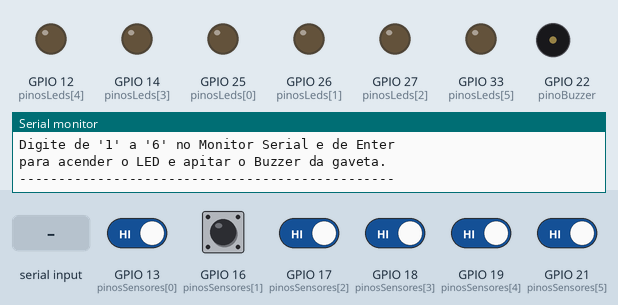
Simulated run of this sketch. Board: ESP32. Parts: output pins drawn as LEDs (lit = HIGH), buzzer (waves = sounding), the last lines printed to the serial monitor. The inputs (shaded band) are chosen by the test bench; at power-on: GPIO 13 (pinosSensores[0]), GPIO 16 (pinosSensores[1]), GPIO 17 (pinosSensores[2]), GPIO 18 (pinosSensores[3]), GPIO 19 (pinosSensores[4]), GPIO 21 (pinosSensores[5]) HIGH.

Above: at 1.2 s.
1.3 s: "1" received over Serial
At 1.7 s:
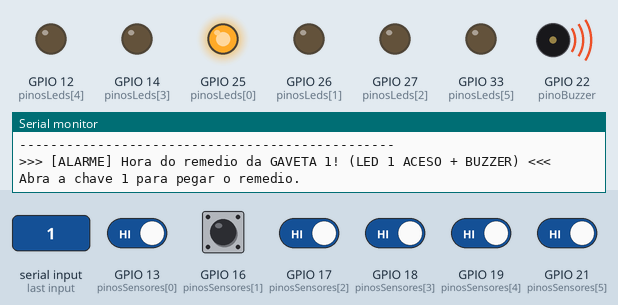
4.3 s: "2" received over Serial
At 4.7 s:
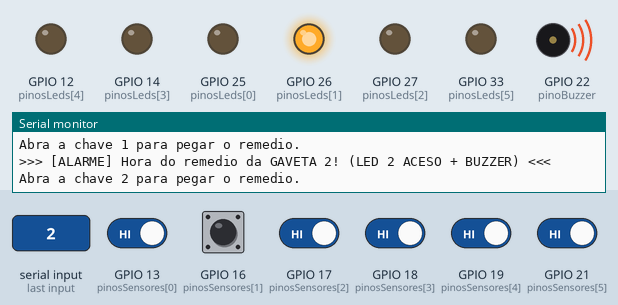
10.3 s: GPIO 13 (pinosSensores[0]) driven HIGH
13.3 s: GPIO 16 (pinosSensores[1]) pulsed LOW 2 times (0.12 s each, 0.3 s apart)
At 14.0 s:
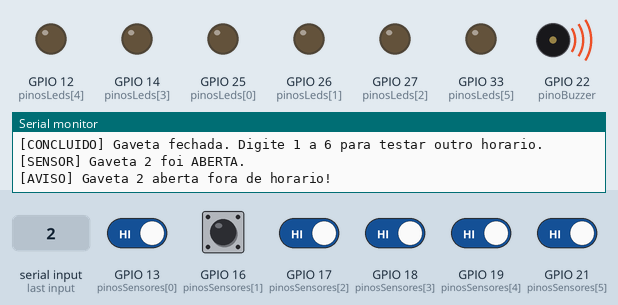
Timing chart, 0 to 16.3 s (numbered marks = the images above; inputs shaded):
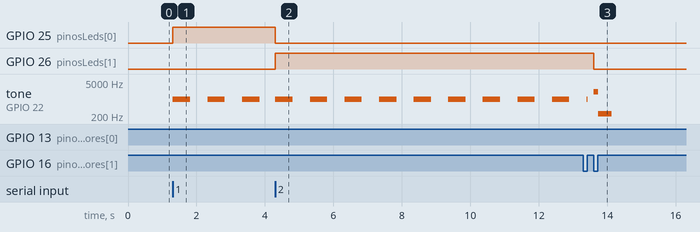

Measured:
- after the input at 1.3 s, GPIO 25 (pinosLeds[0]): LOW → HIGH at once; tone on GPIO 22 (pinoBuzzer): alternates 1000 Hz for 0.51 s and silent for 0.51 s, starting at once
- after the input at 4.3 s, GPIO 25 (pinosLeds[0]): HIGH → LOW at once; GPIO 26 (pinosLeds[1]): LOW → HIGH at once
- after the input at 13.3 s, GPIO 26 (pinosLeds[1]): HIGH → LOW after 0.31 s

The sketch:

Sketch.ino
```cpp
const int NUM_GAVETAS = 6;

// Pinos dos LEDs (Gavetas 1 a 6)
const int pinosLeds[NUM_GAVETAS] = {25, 26, 27, 14, 12, 33};

// Pinos dos Sensores Fim de Curso (Gavetas 1 a 6)
const int pinosSensores[NUM_GAVETAS] = {13, 16, 17, 18, 19, 21};

// Pino do Buzzer
const int pinoBuzzer = 22;

#define GAVETA_FECHADA LOW
#define GAVETA_ABERTA  HIGH

enum EstadoAlarme {
  AGUARDANDO,       // Todos os LEDs apagados, esperando digitar no Serial
  TOCANDO_ALARME,   // LED da gaveta aceso fixo e Buzzer apitando
  GAVETA_ABERTA_OK  // Gaveta certa foi aberta, Buzzer para e LED pisca esperando fechar
};

EstadoAlarme estadoAtual = AGUARDANDO;
int gavetaAlvo = -1;

unsigned long ultimoBip = 0;
bool estadoBip = false;
bool estadoAnterioresGavetas[NUM_GAVETAS];

void setup() {
  Serial.begin(115200);
  pinMode(pinoBuzzer, OUTPUT);

  // Inicializa todos os LEDs apagados e lê a posição inicial das chaves
  for (int i = 0; i < NUM_GAVETAS; i++) {
    pinMode(pinosLeds[i], OUTPUT);
    digitalWrite(pinosLeds[i], LOW);

    pinMode(pinosSensores[i], INPUT_PULLUP);
    estadoAnterioresGavetas[i] = digitalRead(pinosSensores[i]);
  }

  Serial.println("================================================");
  Serial.println("  GAVETEIRO INTELIGENTE (6 GAVETAS) PRONTO!");
  Serial.println("================================================");
  Serial.println("Digite de '1' a '6' no Monitor Serial e de Enter");
  Serial.println("para acender o LED e apitar o Buzzer da gaveta.");
  Serial.println("------------------------------------------------");
}

void loop() {
  lerComandosSerial();
  monitorarGavetas();
  gerenciarAlertas();
  delay(20);
}

void lerComandosSerial() {
  if (Serial.available() > 0) {
    char cmd = Serial.read();
    if (cmd >= '1' && cmd <= '6') {
      int indice = cmd - '1';
      dispararHorarioRemedio(indice);
    }
  }
}

void dispararHorarioRemedio(int gaveta) {
  gavetaAlvo = gaveta;
  estadoAtual = TOCANDO_ALARME;

  // 1. Acende imediatamente o LED da gaveta escolhida (e apaga os outros)
  for (int i = 0; i < NUM_GAVETAS; i++) {
    digitalWrite(pinosLeds[i], (i == gavetaAlvo) ? HIGH : LOW);
  }

  // 2. Começa a apitar o Buzzer no exato momento em que o LED acende
  ultimoBip = millis();
  estadoBip = true;
  tone(pinoBuzzer, 1000);

  Serial.printf("\n>>> [ALARME] Hora do remedio da GAVETA %d! (LED %d ACESO + BUZZER) <<<\n", gavetaAlvo + 1, gavetaAlvo + 1);
  Serial.printf("Abra a chave %d para pegar o remedio.\n", gavetaAlvo + 1);
}

void monitorarGavetas() {
  for (int i = 0; i < NUM_GAVETAS; i++) {
    bool leituraAtual = digitalRead(pinosSensores[i]);

    if (leituraAtual != estadoAnterioresGavetas[i]) {
      estadoAnterioresGavetas[i] = leituraAtual;

      if (leituraAtual == GAVETA_ABERTA) {
        Serial.printf("[SENSOR] Gaveta %d foi ABERTA.\n", i + 1);
        tratarAberturaGaveta(i);
      } else {
        Serial.printf("[SENSOR] Gaveta %d foi FECHADA.\n", i + 1);
        tratarFechamentoGaveta(i);
      }
    }
  }
}

void tratarAberturaGaveta(int gavetaAberta) {
  if (estadoAtual == TOCANDO_ALARME) {
    if (gavetaAberta == gavetaAlvo) {
      // Abriu a gaveta correta: silencia o buzzer e espera fechar
      noTone(pinoBuzzer);
      estadoAtual = GAVETA_ABERTA_OK;
      Serial.printf("[SUCESSO] Gaveta %d correta aberta! Feche a gaveta apos pegar o remedio.\n", gavetaAberta + 1);
    } else {
      // Abriu a gaveta errada durante o alarme
      Serial.printf("[ERRO] Gaveta %d ERRADA! O remedio atual esta na Gaveta %d.\n", gavetaAberta + 1, gavetaAlvo + 1);
      tone(pinoBuzzer, 250, 400); // Som grave de erro
    }
  } else if (estadoAtual == AGUARDANDO) {
    // Abriu uma gaveta sem ter horário programado
    Serial.printf("[AVISO] Gaveta %d aberta fora de horario!\n", gavetaAberta + 1);
    tone(pinoBuzzer, 250, 400);
  }
}

void tratarFechamentoGaveta(int gavetaFechada) {
  if (estadoAtual == GAVETA_ABERTA_OK && gavetaFechada == gavetaAlvo) {
    // Fechou a gaveta correta: apaga o LED e dá um bip curto de conclusão
    digitalWrite(pinosLeds[gavetaAlvo], LOW);
    noTone(pinoBuzzer);
    estadoAtual = AGUARDANDO;
    gavetaAlvo = -1;

    tone(pinoBuzzer, 2000, 150);
    Serial.println("[CONCLUIDO] Gaveta fechada. Digite 1 a 6 para testar outro horario.\n");
  }
}

void gerenciarAlertas() {
  unsigned long agora = millis();

  if (estadoAtual == TOCANDO_ALARME) {
    // Garante que o LED da gaveta alvo permaneça aceso fixo enquanto o buzzer apita
    digitalWrite(pinosLeds[gavetaAlvo], HIGH);

    if (agora - ultimoBip >= 500) {
      ultimoBip = agora;
      estadoBip = !estadoBip;
      if (estadoBip) {
        tone(pinoBuzzer, 1000);
      } else {
        noTone(pinoBuzzer);
      }
    }
  }
  else if (estadoAtual == GAVETA_ABERTA_OK) {
    // Pisca o LED da gaveta aberta lembrando de fechar
    if (agora - ultimoBip >= 300) {
      ultimoBip = agora;
      estadoBip = !estadoBip;
      digitalWrite(pinosLeds[gavetaAlvo], estadoBip ? HIGH : LOW);
    }
  }
}
```
